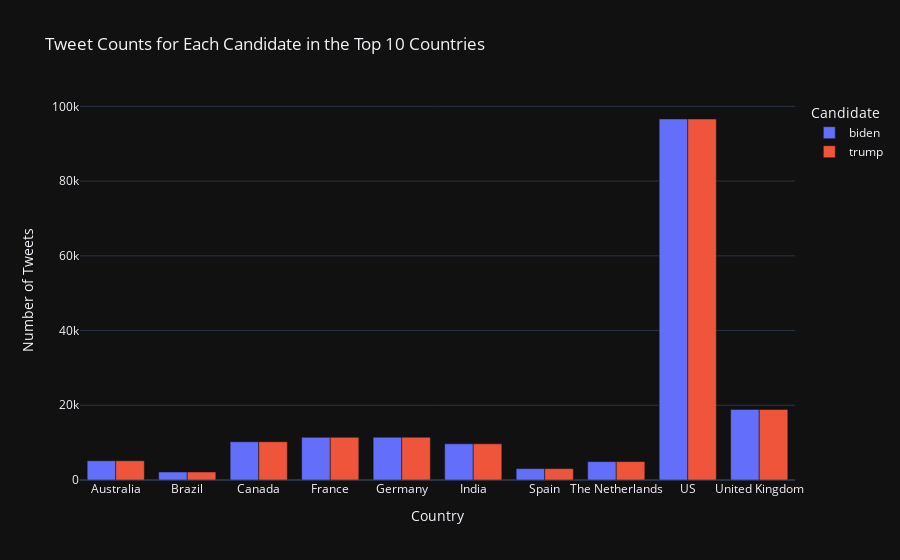

Here is the notebook cell this chart was saved with:
### Code cell
# the number of tweets done for each
# candidate by all the countries.
tweet_df = data.groupby(['country', 'candidate'])[
	'tweet'].count().reset_index()

# Candidate for top 10 country tweet
tweeters = tweet_df[tweet_df['country'].isin(top10countries.country)]

# Plot for tweet counts for each candidate
# in the top 10 countries
fig = px.bar(tweeters, x='country', y='tweet', color='candidate',
			labels={'country': 'Country', 'tweet': 'Number of Tweets',
					'candidate': 'Candidate'},
			title='Tweet Counts for Each Candidate in the Top 10 Countries',
			template='plotly_dark',
			barmode='group')

# Show the chart
fig.show()

### Figure 1 — Plotly figure (JSON) as saved in the notebook; plotly's stock layout.template omitted (floating-point values rounded to 4 significant figures)
{"data": [{"alignmentgroup": "True", "hovertemplate": "Candidate=biden<br>Country=%{x}<br>Number of Tweets=%{y}<extra></extra>", "legendgroup": "biden", "marker": {"color": "#636efa", "pattern": {"shape": ""}}, "name": "biden", "offsetgroup": "biden", "orientation": "v", "showlegend": true, "textposition": "auto", "type": "bar", "x": ["Australia", "Brazil", "Canada", "France", "Germany", "India", "Spain", "The Netherlands", "US", "United Kingdom"], "xaxis": "x", "y": [5149, 2148, 10239, 11432, 11457, 9688, 3040, 4915, 96622, 18896], "yaxis": "y"}, {"alignmentgroup": "True", "hovertemplate": "Candidate=trump<br>Country=%{x}<br>Number of Tweets=%{y}<extra></extra>", "legendgroup": "trump", "marker": {"color": "#EF553B", "pattern": {"shape": ""}}, "name": "trump", "offsetgroup": "trump", "orientation": "v", "showlegend": true, "textposition": "auto", "type": "bar", "x": ["Australia", "Brazil", "Canada", "France", "Germany", "India", "Spain", "The Netherlands", "US", "United Kingdom"], "xaxis": "x", "y": [5149, 2148, 10239, 11432, 11457, 9688, 3040, 4915, 96622, 18896], "yaxis": "y"}], "layout": {"barmode": "group", "legend": {"title": {"text": "Candidate"}, "tracegroupgap": 0}, "title": {"text": "Tweet Counts for Each Candidate in the Top 10 Countries"}, "xaxis": {"anchor": "y", "domain": [0, 1], "title": {"text": "Country"}}, "yaxis": {"anchor": "x", "domain": [0, 1], "title": {"text": "Number of Tweets"}}}}
